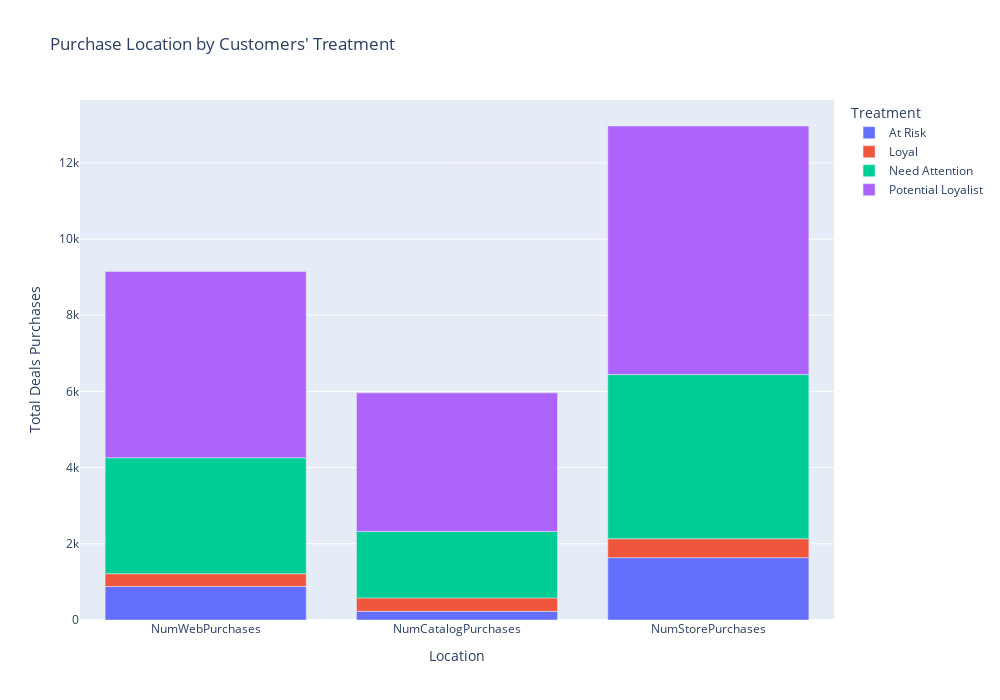

Notebook code cell kept with this figure:
### Markdown cell above
"Purchase Location by Customers' Label". It represents the total deals purchases at three different locations: 'NumWebPurchases' (Number of Web Purchases), 'NumCatalogPurchases' (Number of Catalog Purchases), and 'NumStorePurchases' (Number of Store Purchases). Each bar is segmented by colors representing three labels: 'Bad' (blue), 'Excellent' (red), and 'Good' (green).

Here's a breakdown of the data presented:

- *NumWebPurchases*: Indicates the number of purchases made online. The majority of these are 'Good', followed by a smaller number of 'Excellent' purchases, and the least are 'Bad'.

- *NumCatalogPurchases*: Shows the number of purchases made through catalogs. The 'Good' purchases are prevalent here as well, with fewer 'Excellent' and 'Bad' purchases.

- *NumStorePurchases*: Reflects the number of purchases made in-store. This location has the highest number of 'Good' purchases by a significant margin, with 'Excellent' purchases making up a smaller portion and 'Bad' purchases the least.

Insights:
- 'Good' purchases dominate across all purchase locations, which suggests that customers generally find their experiences satisfactory.
- There is a clear preference for in-store purchases over web and catalog purchases when it comes to the total number of 'Good' purchases.
- Although 'Excellent' purchases are less than 'Good' ones, they are still substantial, indicating that a significant number of transactions are considered outstanding by the customers.
- 'Bad' purchases are the least common across all locations, suggesting that negative experiences are not typical for this dataset.

Considering these insights, the business could potentially enhance the customer experience further by investigating what makes in-store purchases more prevalent and what factors contribute to 'Good' and 'Excellent' ratings. They could also explore why 'Bad' experiences occur and how to mitigate them. Additionally, understanding why customers prefer in-store purchases over web or catalog could inform strategies to improve online and catalog sales.

### Code cell
# Choosing columns to show in the bar chart
Location = ['NumWebPurchases', 'NumCatalogPurchases', 'NumStorePurchases']

# Grouping columns
supermarket_table = supermarket.groupby('Treatment')[Location].sum().reset_index()

# Melt DataFrame
df_melted = pd.melt(supermarket_table, id_vars=['Treatment'], value_vars=Location, var_name='Location', value_name='Frequency')

# Make bar chart using Plotly Express
fig = px.bar(df_melted, x='Location', y='Frequency', color='Treatment',
             title="Purchase Location by Customers' Treatment",
             width=1000, height=700)

fig.update_layout(
    xaxis_title='Location',
    yaxis_title='Total Deals Purchases',
    legend_title='Treatment'
)

fig.show()

### Figure 1 — Plotly figure (JSON) as saved in the notebook; plotly's stock layout.template omitted (floating-point values rounded to 4 significant figures)
{"data": [{"alignmentgroup": "True", "hovertemplate": "Treatment=At Risk<br>Location=%{x}<br>Frequency=%{y}<extra></extra>", "legendgroup": "At Risk", "marker": {"color": "#636efa", "pattern": {"shape": ""}}, "name": "At Risk", "offsetgroup": "At Risk", "orientation": "v", "showlegend": true, "textposition": "auto", "type": "bar", "x": ["NumWebPurchases", "NumCatalogPurchases", "NumStorePurchases"], "xaxis": "x", "y": [881, 228, 1637], "yaxis": "y"}, {"alignmentgroup": "True", "hovertemplate": "Treatment=Loyal<br>Location=%{x}<br>Frequency=%{y}<extra></extra>", "legendgroup": "Loyal", "marker": {"color": "#EF553B", "pattern": {"shape": ""}}, "name": "Loyal", "offsetgroup": "Loyal", "orientation": "v", "showlegend": true, "textposition": "auto", "type": "bar", "x": ["NumWebPurchases", "NumCatalogPurchases", "NumStorePurchases"], "xaxis": "x", "y": [333, 352, 495], "yaxis": "y"}, {"alignmentgroup": "True", "hovertemplate": "Treatment=Need Attention<br>Location=%{x}<br>Frequency=%{y}<extra></extra>", "legendgroup": "Need Attention", "marker": {"color": "#00cc96", "pattern": {"shape": ""}}, "name": "Need Attention", "offsetgroup": "Need Attention", "orientation": "v", "showlegend": true, "textposition": "auto", "type": "bar", "x": ["NumWebPurchases", "NumCatalogPurchases", "NumStorePurchases"], "xaxis": "x", "y": [3045, 1746, 4309], "yaxis": "y"}, {"alignmentgroup": "True", "hovertemplate": "Treatment=Potential Loyalist<br>Location=%{x}<br>Frequency=%{y}<extra></extra>", "legendgroup": "Potential Loyalist", "marker": {"color": "#ab63fa", "pattern": {"shape": ""}}, "name": "Potential Loyalist", "offsetgroup": "Potential Loyalist", "orientation": "v", "showlegend": true, "textposition": "auto", "type": "bar", "x": ["NumWebPurchases", "NumCatalogPurchases", "NumStorePurchases"], "xaxis": "x", "y": [4888, 3636, 6526], "yaxis": "y"}], "layout": {"barmode": "relative", "height": 700, "legend": {"title": {"text": "Treatment"}, "tracegroupgap": 0}, "title": {"text": "Purchase Location by Customers' Treatment"}, "width": 1000, "xaxis": {"anchor": "y", "domain": [0, 1], "title": {"text": "Location"}}, "yaxis": {"anchor": "x", "domain": [0, 1], "title": {"text": "Total Deals Purchases"}}}}
